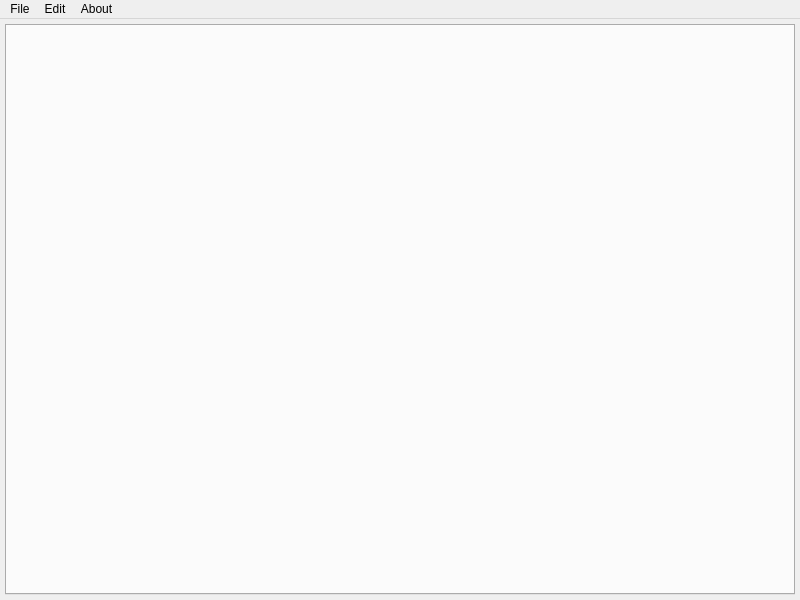
<?xml version="1.0" encoding="UTF-8"?>
<ui version="4.0">
 <class>ErrorWindow</class>
 <widget class="QMainWindow" name="ErrorWindow">
  <property name="geometry">
   <rect>
    <x>0</x>
    <y>0</y>
    <width>800</width>
    <height>600</height>
   </rect>
  </property>
  <property name="windowTitle">
   <string>ARM Assembly Error Checker</string>
  </property>
  <widget class="QWidget" name="centralwidget">
   <layout class="QHBoxLayout" name="horizontalLayout">
    <property name="leftMargin">
     <number>5</number>
    </property>
    <property name="topMargin">
     <number>5</number>
    </property>
    <property name="rightMargin">
     <number>5</number>
    </property>
    <property name="bottomMargin">
     <number>5</number>
    </property>
    <item>
     <widget class="QTabWidget" name="tabWidget">
      <property name="tabPosition">
       <enum>QTabWidget::TabPosition::East</enum>
      </property>
      <property name="tabShape">
       <enum>QTabWidget::TabShape::Triangular</enum>
      </property>
      <property name="currentIndex">
       <number>-1</number>
      </property>
      <property name="tabsClosable">
       <bool>true</bool>
      </property>
      <property name="movable">
       <bool>true</bool>
      </property>
     </widget>
    </item>
   </layout>
  </widget>
  <widget class="QMenuBar" name="menubar">
   <property name="geometry">
    <rect>
     <x>0</x>
     <y>0</y>
     <width>800</width>
     <height>22</height>
    </rect>
   </property>
   <widget class="QMenu" name="menuFile">
    <property name="title">
     <string>File</string>
    </property>
    <addaction name="actionOpen"/>
    <addaction name="actionSave"/>
    <addaction name="actionSave_As"/>
   </widget>
   <widget class="QMenu" name="menuEdit">
    <property name="title">
     <string>Edit</string>
    </property>
    <addaction name="actionUndo"/>
    <addaction name="actionRedo"/>
   </widget>
   <widget class="QMenu" name="menuAbout">
    <property name="title">
     <string>About</string>
    </property>
    <addaction name="actionHelp"/>
   </widget>
   <addaction name="menuFile"/>
   <addaction name="menuEdit"/>
   <addaction name="menuAbout"/>
  </widget>
  <action name="actionOpen">
   <property name="text">
    <string>Open</string>
   </property>
  </action>
  <action name="actionSave">
   <property name="text">
    <string>Save</string>
   </property>
  </action>
  <action name="actionSave_As">
   <property name="text">
    <string>Save As</string>
   </property>
  </action>
  <action name="actionUndo">
   <property name="text">
    <string>Undo</string>
   </property>
  </action>
  <action name="actionRedo">
   <property name="text">
    <string>Redo</string>
   </property>
  </action>
  <action name="actionHelp">
   <property name="text">
    <string>Help</string>
   </property>
  </action>
 </widget>
 <resources/>
 <connections/>
</ui>
